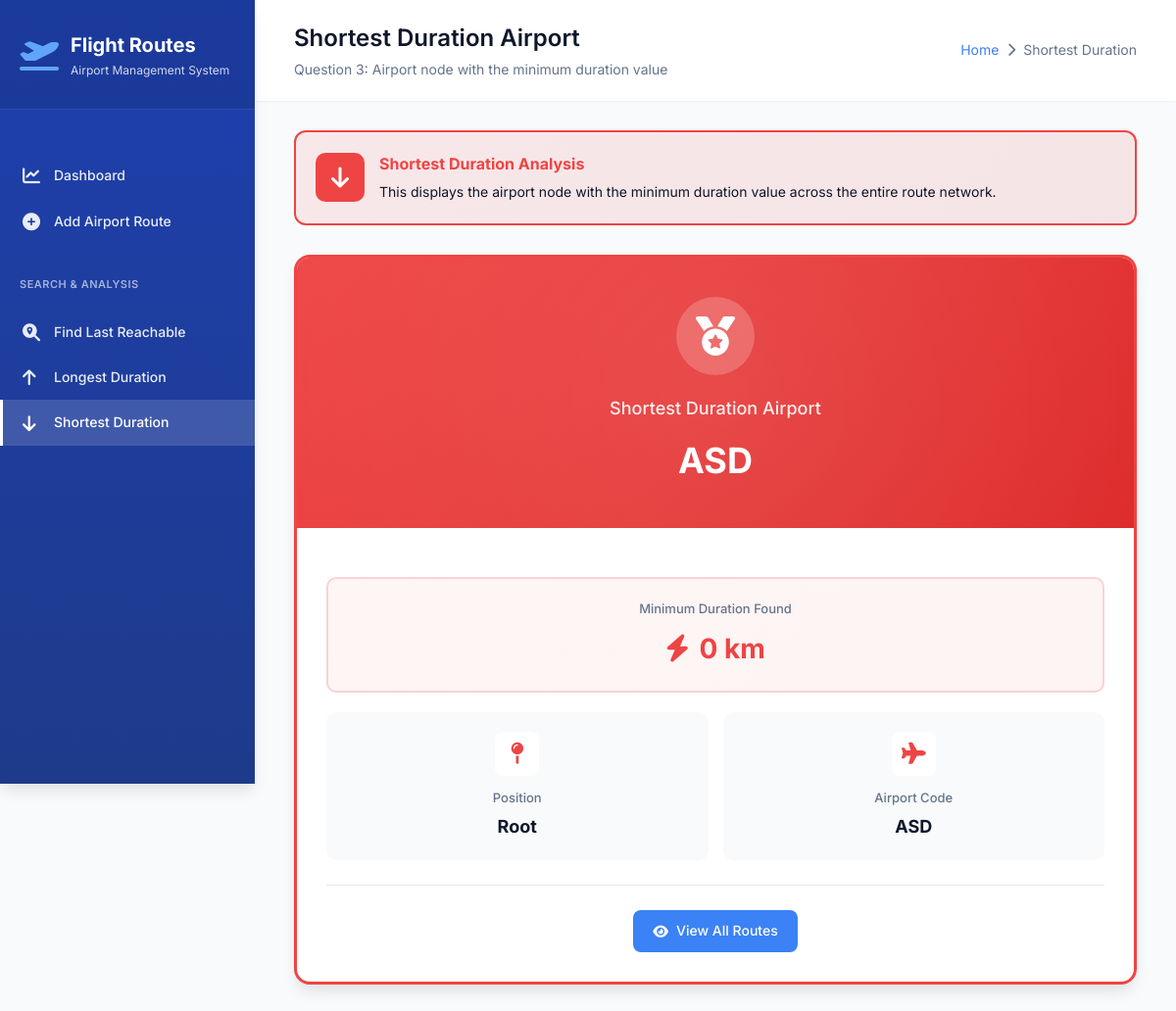
Page /shortest-duration/ on the committed database.
### airport_app/models.py (models this page shows, shortened)
class AirportRoute(models.Model):
    POSITION_CHOICES = (
        ('ROOT', 'Root'),
        ('L', 'Left'),
        ('R', 'Right'),
    )
    airport_code = models.CharField(
        max_length=10,
        help_text="Airport code (e.g., DXB, JFK, ABC)"
    )
    parent = models.ForeignKey(
        "self",
        on_delete=models.CASCADE,
        null=True,
        blank=True,
        related_name="children",
        help_text="Parent airport node"
    )
    position = models.CharField(
        max_length=5,
        choices=POSITION_CHOICES,
        help_text="Position relative to parent"
    )
    duration = models.IntegerField(
        default=0,
        help_text="Duration/Distance in km"
    )
    created_at = models.DateTimeField(auto_now_add=True)
    updated_at = models.DateTimeField(auto_now=True)
    class Meta:
        ordering = ['created_at']
        verbose_name = "Airport Route"
        verbose_name_plural = "Airport Routes"
    @staticmethod
    def get_shortest_duration_node():
        return AirportRoute.objects.order_by('duration').first()

### airport_app/views.py (the view)
# urls.py: path('shortest-duration/', views.shortest_duration, name='shortest_duration'),
def shortest_duration(request):
    node = AirportRoute.get_shortest_duration_node()
    context = {
        'node': node,
    }
    return render(request, 'flight_routes/shortest_duration.html', context)

### airport_app/templates/flight_routes/shortest_duration.html (shortened to what this page needs)
{% extends 'flight_routes/base.html' %}
{% block page_title %}Shortest Duration Airport{% endblock %}
{% block page_subtitle %}Question 3: Airport node with the minimum duration value{% endblock %}
{% block breadcrumb %}
{{ block.super }} <i class="fas fa-chevron-right"></i> <span>Shortest Duration</span>
{% endblock %}
{% block content %}
<div class="result-container">
    <div class="info-banner">
        <div class="info-banner-icon">
            <i class="fas fa-arrow-down"></i>
        </div>
        <div class="info-banner-content">
            <h4>Shortest Duration Analysis</h4>
            <p>This displays the airport node with the minimum duration value across the entire route network.</p>
        </div>
    </div>
    {% if node %}
    <div class="champion-card">
        <div class="champion-header">
            <div class="medal-icon">
                <i class="fas fa-medal"></i>
            </div>
            <div class="champion-title">Shortest Duration Airport</div>
            <h1 class="champion-code">{{ node.airport_code }}</h1>
        </div>
        <div class="champion-body">
            <div class="highlight-box">
                <div class="label">Minimum Duration Found</div>
                <div class="value">
                    <i class="fas fa-bolt"></i>
                    {{ node.duration }} km
                </div>
            </div>
            <div class="stat-grid" style="margin-top: 20px;">
                <div class="stat-box">
                    <div class="stat-icon">
                        <i class="fas fa-map-pin"></i>
                    </div>
                    <div class="stat-label">Position</div>
                    <div class="stat-value" style="font-size: 18px;">
                        {{ node.get_position_display }}
                    </div>
                </div>
                <div class="stat-box">
                    <div class="stat-icon">
                        <i class="fas fa-plane"></i>
                    </div>
                    <div class="stat-label">Airport Code</div>
                    <div class="stat-value" style="font-size: 18px;">
                        {{ node.airport_code }}
                    </div>
                </div>
            </div>
            <div style="margin-top: 25px; padding-top: 25px; border-top: 1px solid var(--border-color); text-align: center;">
                <a href="{% url 'add_route' %}" class="btn btn-primary">
                    <i class="fas fa-eye"></i> View All Routes
                </a>
            </div>
        </div>
    </div>
    {% endif %}
</div>
{% endblock %}

### rows in the picture
AirportRoute: airport_code "ASD", duration "0", position "Root"
